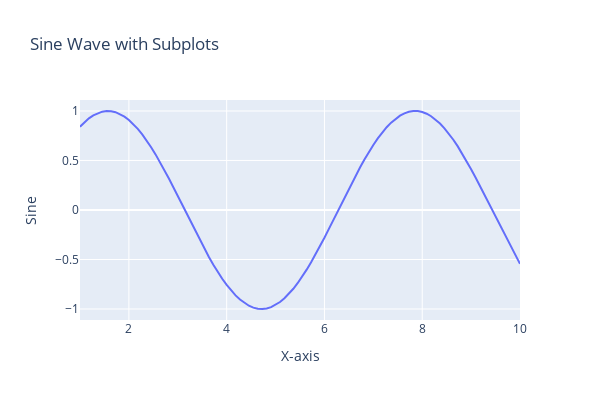

Notebook code cell kept with this figure:
### Code cell
# C
from plotly.subplots import make_subplots

fig = make_subplots(rows=1, cols=1)

fig.add_trace(go.Scatter(x=x, y=sin_y, mode='lines', name='Sine Wave'), row=1, col=1)

fig.update_layout(
    title="Sine Wave with Subplots",
    xaxis_title="X-axis", yaxis_title="Sine",
    width=600, height=400

)
fig.show()
